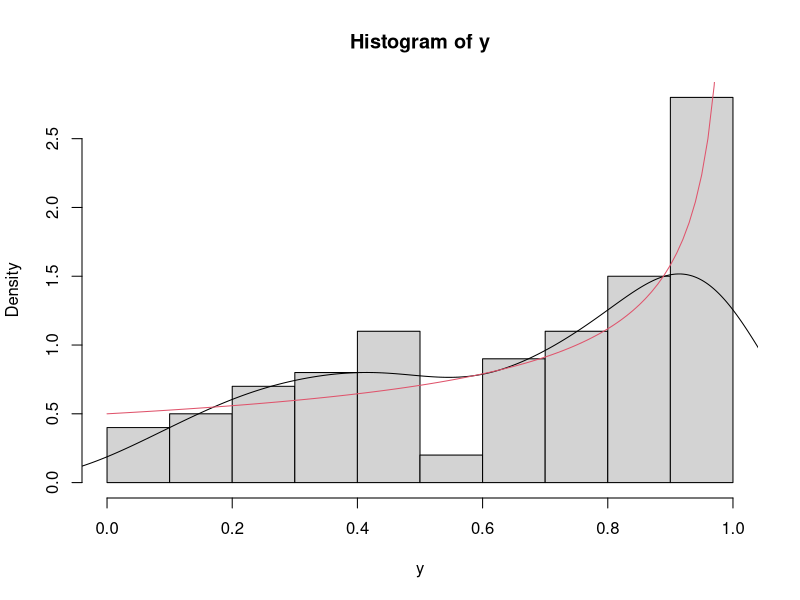
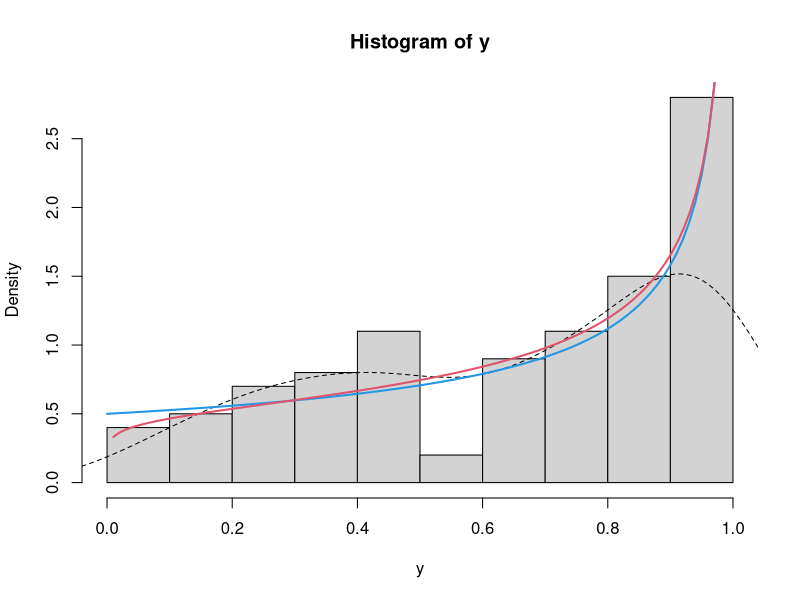
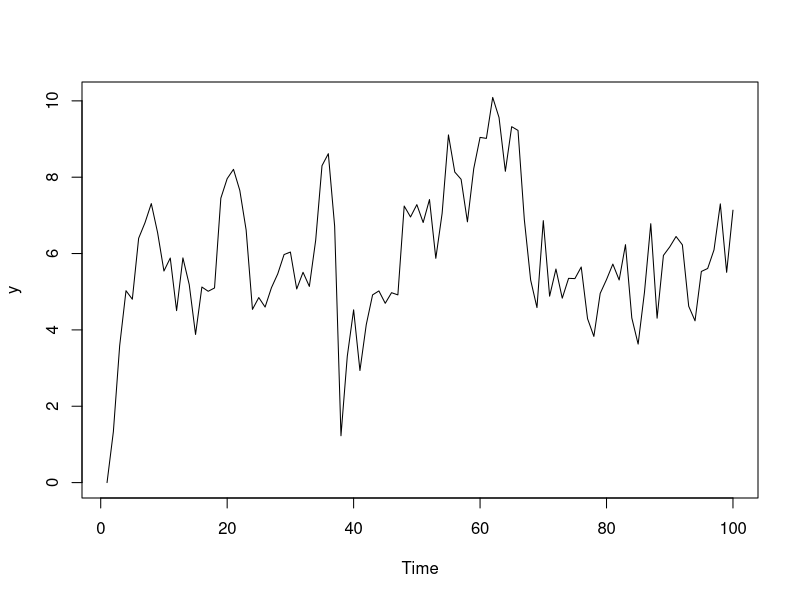
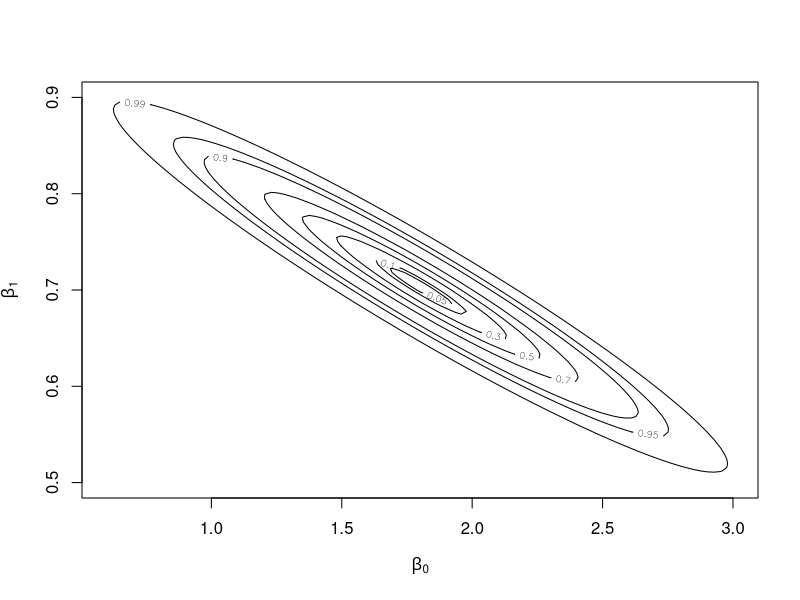
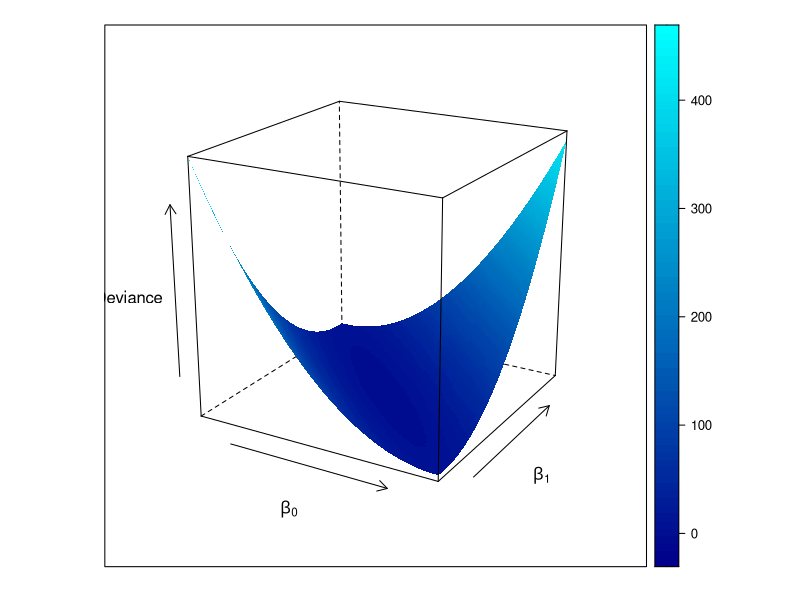

Write R code to recreate these figures, in order.
# Maximum likelihood estimation

## Normal distribution
mu <- 4
sigma <- 3
y <- rnorm(100, mu, sigma)

minusloglik <- function(parameters, y) {
  mu <- parameters[1]
  sigma <- parameters[2]
  return(- sum(dnorm(y, mu, sigma, log = TRUE)))
}

optim(c(4,3), minusloglik, y = y)$par
mean(y)              # closed form MLE for \mu
sd(y)                # closed form MLE for \sigma
sd(y)*sqrt(99/100)   # unbiased estimate of \sigma (not the MLE)

optim(c(4,0.0001), minusloglik, y = y)$par
optim(c(0.0001,3), minusloglik, y = y)$par

## Example 1: fitting a beta distribution
set.seed(123)
y <- rbeta(100, 1, .5)
hist(y, prob = TRUE)
lines(density(y))
curve(dbeta(x, 1, .5), col = 2, add = TRUE)

beta.loglik <- function(parameters, y) {
  p <- exp(parameters[1])
  q <- exp(parameters[2])
  llik <- dbeta(y, p, q, log = TRUE)
  return(-sum(llik))
}

inits <- c(0, 0) # initial values
fit <- optim(inits, beta.loglik, y = y, hessian = TRUE)
exp(fit$par)
sqrt(diag(solve(fit$hessian)))

beta.loglik2 <- function(parameters, y) {
  p <- parameters[1]
  q <- parameters[2]
  llik <- dbeta(y, p, q, log = TRUE)
  return(-sum(llik))
}
inits <- c(1,1)
fit2 <- optim(inits, beta.loglik2, y = y, hessian = TRUE,
              method = "L-BFGS-B", lower = c(0,0), upper = c(Inf,Inf))
fit2$par; exp(fit$par)
exp(fit$par) * sqrt(diag(solve(fit$hessian))); sqrt(diag(solve(fit2$hessian)))

hist(y, prob = TRUE)
lines(density(y), lty = 2)
curve(dbeta(x, 1, .5), col = 4, lwd = 2, add = TRUE)
curve(dbeta(x, fit2$par[1], fit2$par[2]), col = 2, lwd = 2,
      add = TRUE, xlim = c(.01, .99))

## Example 2: AR(1) model
fAR1 <- function(n, b0, b1, sigma2, y1=0) {
  y <- c(y1, rep(0, n-1))
  for(i in 2:n) y[i] <- b0 + b1*y[i-1] + rnorm(1, 0, sqrt(sigma2))
  return(y)
}

set.seed(24)
y <- fAR1(100, 2, .7, 1.5)
#y <- fAR1(100, 2, .7, 1.5, 2)
plot.ts(y)

ar1lik <- function(parameters, y) {
  n <- length(y)
  beta0 <- parameters[1]
  beta1 <- parameters[2]
  sigma2 <- parameters[3]
  lik.y1 <- dnorm(y[1], beta0/(1+beta1), sqrt(sigma2/(1+beta1^2)), log=TRUE)
  lik.yt <- sum(dnorm(y[2:n], beta0+beta1*y[1:(n-1)], sqrt(sigma2), log=TRUE))
  full.lik <- lik.y1 + lik.yt
  return(-full.lik)
}

fit1 <- optim(c(0,.5,1), ar1lik, y = y, hessian = TRUE,
              method = "L-BFGS-B", lower = c(-Inf,-1,0), upper = c(Inf,1,Inf))
ep1 <- sqrt(diag(solve(fit1$hessian)))
round(data.frame(beta0=c(2, fit1$par[1], ep1[1]),
                 beta1=c(0.7, fit1$par[2], ep1[2]),
                 sigma2=c(1.5, fit1$par[3], ep1[3]),
                 row.names=c("True value", "Estimate", "Std error")), 4)

ar1lik2 <- function(parameters, y) {
  parameters[3] <- fit1$par[3]
  ar1lik(parameters, y)
}

devFun <- function(parameters, est, llFUN, ...) {
  llFUN <- match.fun(llFUN)
  return(2 * (llFUN(parameters, ...) - llFUN(est, ...)))
}

devSurf <- Vectorize(function(a,b, ...) devFun(c(a,b), ...))

b0 <- seq(.6, 3, length=100)
b1 <- seq(.5, .9, length=100)
lik <- outer(b0, b1, devSurf, llFUN = ar1lik2, y = y, est = fit1$par[1:2])
LEVELS <- c(0.99,0.95,0.9,0.7,0.5,0.3,0.1,0.05)
contour(b0, b1, lik, levels=qchisq(LEVELS,df=2), labels=LEVELS,
        xlab=expression(beta[0]), ylab=expression(beta[1]))

require(lattice)
my.palette <- colorRampPalette(c("darkblue", "cyan"))
wireframe(lik, drape = TRUE, colorkey = TRUE, col.regions = my.palette(100),
          xlab = expression(beta[0]), ylab = expression(beta[1]),
          zlab = "Deviance", screen = list(z=-30, x=-70, y=0), col = NA)
#